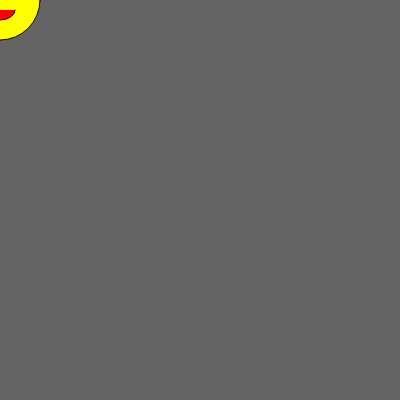
Frame 1 (no input)
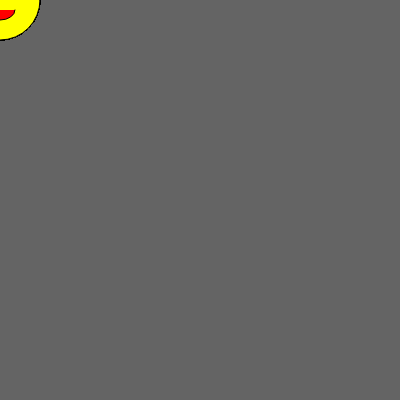
Frame 60 (no input)
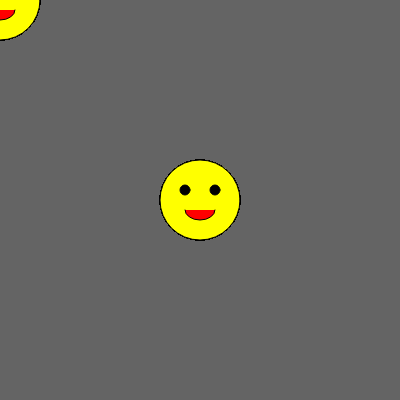
Frame 120 (the mouse pressed at the canvas centre since frame 60)

The p5.js sketch that drew these frames (run headless with seeded random() and noise() and a simulated clock; from frame 60 on, the mouse is pressed at the canvas centre):

// p5.js sketch
// ── sketch.js
function setup() {
        createCanvas(400, 400);
        background(100);
      }

      function draw() {
        // Head
        fill('yellow');
        ellipse(mouseX, mouseY, 80, 80);

        // Eyes
        fill(0); // Black color for the eyes
        ellipse(mouseX - 15, mouseY - 10, 10, 10);
        ellipse(mouseX + 15, mouseY - 10, 10, 10);

        // Mouth
        fill('red');
        arc(mouseX, mouseY + 10, 30, 20, 0, PI); 
      }
